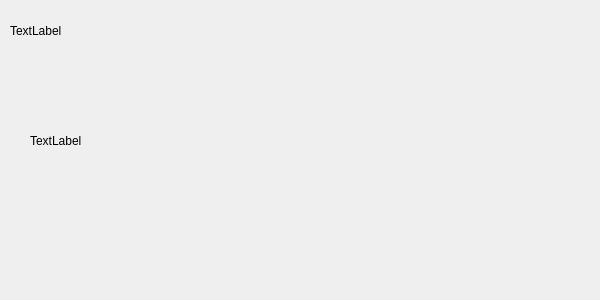
<?xml version="1.0" encoding="UTF-8"?>
<ui version="4.0">
 <class>msgDialog700</class>
 <widget class="QDialog" name="msgDialog700">
  <property name="geometry">
   <rect>
    <x>0</x>
    <y>0</y>
    <width>600</width>
    <height>300</height>
   </rect>
  </property>
  <property name="minimumSize">
   <size>
    <width>600</width>
    <height>300</height>
   </size>
  </property>
  <property name="maximumSize">
   <size>
    <width>600</width>
    <height>300</height>
   </size>
  </property>
  <property name="windowTitle">
   <string>Dialog</string>
  </property>
  <property name="styleSheet">
   <string notr="true">#msgDialog700{border-image: url(:/image/dialog.png);}</string>
  </property>
  <widget class="QLabel" name="label_title">
   <property name="geometry">
    <rect>
     <x>10</x>
     <y>10</y>
     <width>531</width>
     <height>41</height>
    </rect>
   </property>
   <property name="text">
    <string>TextLabel</string>
   </property>
  </widget>
  <widget class="QLabel" name="label_msg">
   <property name="geometry">
    <rect>
     <x>30</x>
     <y>100</y>
     <width>541</width>
     <height>81</height>
    </rect>
   </property>
   <property name="text">
    <string>TextLabel</string>
   </property>
  </widget>
 </widget>
 <resources/>
 <connections/>
</ui>
